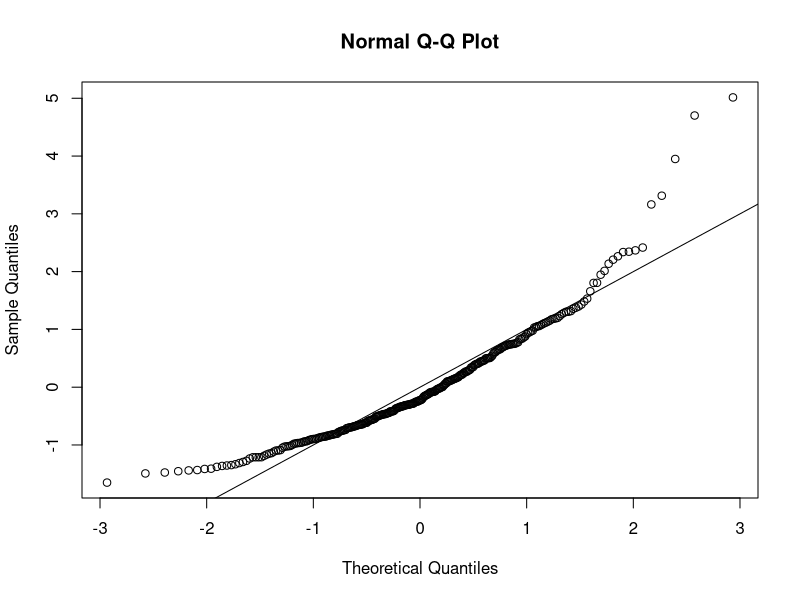
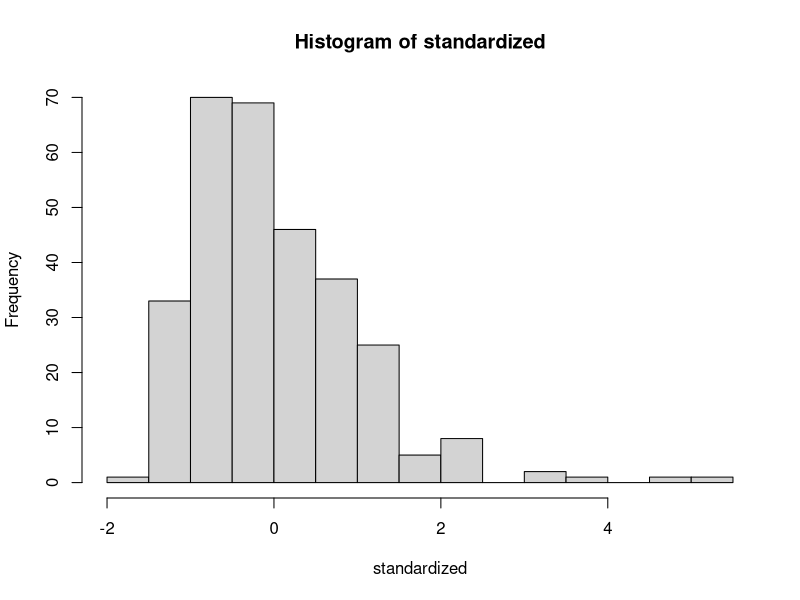
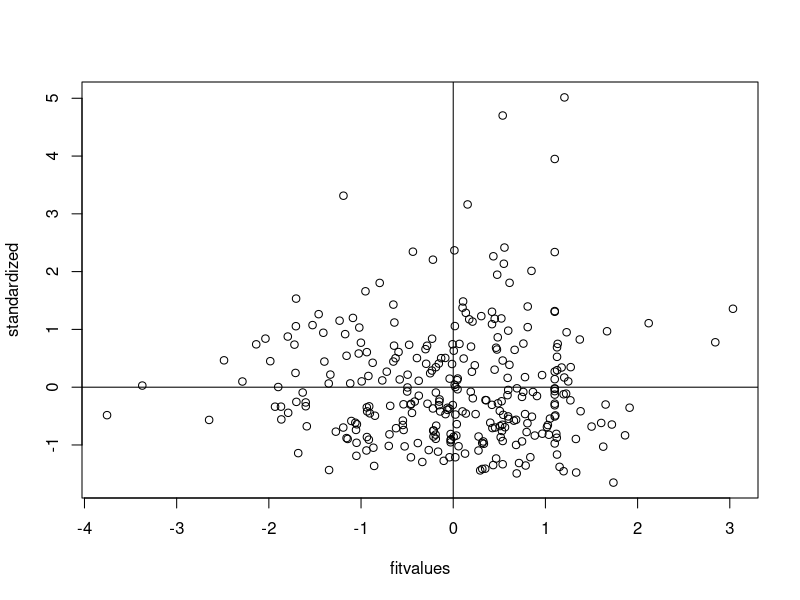

Source code (R) for these figures, in order:
setwd("E:/GA/Scales")
master = read.csv("Meaning_Scales_MeaningInLife_Warner_RR_RN_Paper.csv")
summary(master)

####DATA SCREENING####
##accuracy##
##Missing Data##
library(mice)
percentmiss = function(x){ sum(is.na(x))/length(x) *100 }

##Going by rows ONLY
notypos = master
missing = apply(notypos[ , 3:16], 1, percentmiss) 
table(missing)

##replace only the data that you should
replacepeople = notypos[ missing <= 5 , ]  
dontpeople = notypos[ missing > 5 , ]

##figure out the columns to exclude (survey data)
apply(replacepeople, 2, percentmiss)
replacecolumn = replacepeople[ , -c(1,2,17)]
dontcolumn = replacepeople[ , c(1,2,17)]

nomiss = replacepeople

##Outliers##
mahal = mahalanobis(nomiss[ , -c(1,2,17)], 
                    colMeans(nomiss[ , -c(1,2,17)], na.rm = TRUE),
                    cov(nomiss[ , -c(1,2,17)], use="pairwise.complete.obs"))
mahal
summary(mahal)
cutoff = qchisq(.999,ncol(nomiss[ , -c(1,2,17)])) 
summary(mahal < cutoff)
noout = nomiss[ mahal < cutoff, ]

##additivity: correlations
correlations = cor(noout[,-c(1,2,17)], use="pairwise.complete.obs")
symnum(correlations)

##make the random stuff
random = rchisq(nrow(noout), 7)
##be sure here not to include the ID columns!
fake = lm(random~., data=noout[ , -c(1:2,17)])

##get the linearity plot
##create the standardized residuals
standardized = rstudent(fake)
qqnorm(standardized)
abline(0,1)

##multivariate normality
hist(standardized, breaks=15)

##homogeneity and homoscedaticity
fitvalues = scale(fake$fitted.values)
plot(fitvalues, standardized) 
abline(0,0)
abline(v = 0)

###Scoring
ML <- rowSums(noout[, c(3:16)])
ML


